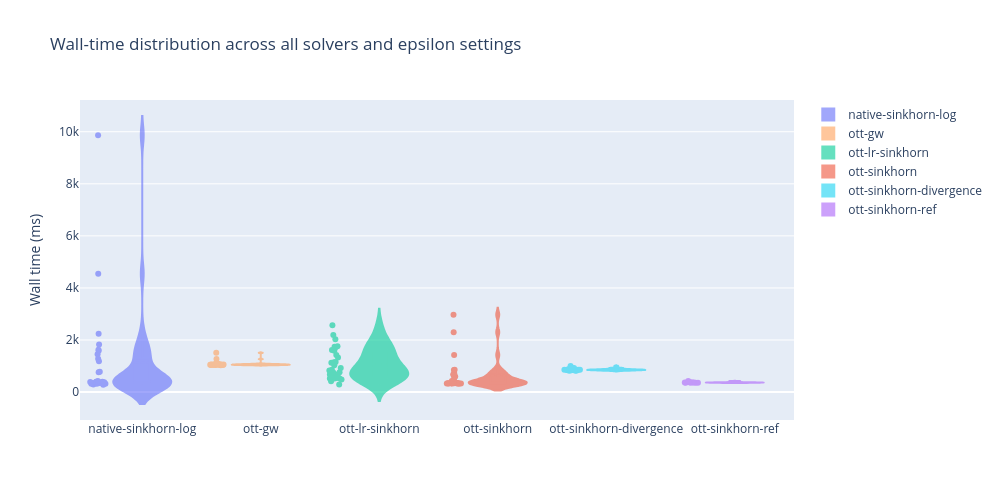

Here is the notebook cell this chart was saved with:
### Code cell
success = all_results[all_results['status'] == 'success'].copy()
for col in ['cost', 'time']:
    if col in success.columns:
        success[col] = success[col].apply(lambda v: float(v) if v is not None else float('nan'))

fig_violin = go.Figure()
for solver_name, grp in success.groupby('name'):
    valid_time = grp['time'].dropna()
    if valid_time.empty:
        continue
    fig_violin.add_trace(go.Violin(
        y=valid_time,
        name=solver_name,
        line_color=solver_color(solver_name),
        fillcolor=solver_color(solver_name),
        box_visible=True,
        meanline_visible=True,
        points='all',
        opacity=0.6,
    ))

fig_violin.update_yaxes(title_text='Wall time (ms)')
fig_violin.update_layout(
    height=500,
    width=1000,
    title='Wall-time distribution across all solvers and epsilon settings',
)
fig_violin.show()

### Figure 1 — Plotly figure (JSON) as saved in the notebook; plotly's stock layout.template omitted (floating-point values rounded to 4 significant figures)
{"data": [{"box": {"visible": true}, "fillcolor": "#636EFA", "line": {"color": "#636EFA"}, "meanline": {"visible": true}, "name": "native-sinkhorn-log", "opacity": 0.6, "points": "all", "type": "violin", "y": [399.2, 395.1, 389.3, 427.9, 289.4, 347.4, 349.4, 323.5, 281.0, 383.2, 315.3, 371.0, 374.3, 322.6, 342.9, 778.7, 381.0, 395.8, 346.6, 320.0, 1627.0, 1823.0, 762.1, 1276.0, 9865.0, 4548.0, 2244.0, 1587.0, 1454.0, 1181.0]}, {"box": {"visible": true}, "fillcolor": "#FFA15A", "line": {"color": "#FFA15A"}, "meanline": {"visible": true}, "name": "ott-gw", "opacity": 0.6, "points": "all", "type": "violin", "y": [1507.0, 1045.0, 1084.0, 1073.0, 1056.0, 1034.0, 1050.0, 1048.0, 1036.0, 1051.0, 1048.0, 1039.0, 1045.0, 1042.0, 1065.0, 1096.0, 1079.0, 1051.0, 1062.0, 1063.0, 1268.0, 1070.0, 1054.0, 1059.0, 1069.0, 1068.0, 1044.0, 1039.0, 1075.0, 1067.0]}, {"box": {"visible": true}, "fillcolor": "#00CC96", "line": {"color": "#00CC96"}, "meanline": {"visible": true}, "name": "ott-lr-sinkhorn", "opacity": 0.6, "points": "all", "type": "violin", "y": [1154.0, 517.1, 481.9, 833.2, 534.6, 291.9, 675.7, 523.4, 760.6, 419.9, 1328.0, 672.1, 647.2, 859.1, 1126.0, 553.9, 1737.0, 744.5, 1428.0, 525.5, 2031.0, 1585.0, 1148.0, 1618.0, 1762.0, 925.3, 2196.0, 1720.0, 2568.0, 1028.0]}, {"box": {"visible": true}, "fillcolor": "#EF553B", "line": {"color": "#EF553B"}, "meanline": {"visible": true}, "name": "ott-sinkhorn", "opacity": 0.6, "points": "all", "type": "violin", "y": [1426.0, 328.2, 323.6, 331.8, 350.1, 338.9, 327.0, 338.8, 335.8, 340.0, 336.5, 337.8, 339.6, 341.0, 422.2, 426.2, 333.9, 346.6, 337.8, 344.4, 673.0, 719.2, 518.4, 593.8, 2974.0, 2300.0, 857.3, 679.2, 847.6, 611.9]}, {"box": {"visible": true}, "fillcolor": "#19D3F3", "line": {"color": "#19D3F3"}, "meanline": {"visible": true}, "name": "ott-sinkhorn-divergence", "opacity": 0.6, "points": "all", "type": "violin", "y": [858.1, 884.9, 820.4, 833.8, 846.8, 854.3, 815.3, 826.8, 846.0, 863.5, 845.8, 843.8, 885.3, 836.9, 859.0, 878.5, 866.4, 880.8, 924.2, 911.9, 856.1, 1001.0, 862.9, 851.2, 928.9, 920.4, 838.1, 847.9, 862.1, 860.8]}, {"box": {"visible": true}, "fillcolor": "#AB63FA", "line": {"color": "#AB63FA"}, "meanline": {"visible": true}, "name": "ott-sinkhorn-ref", "opacity": 0.6, "points": "all", "type": "violin", "y": [421.4, 366.2, 355.0, 369.3, 365.4, 356.3, 361.1, 371.6, 379.9, 367.9]}], "layout": {"height": 500, "title": {"text": "Wall-time distribution across all solvers and epsilon settings"}, "width": 1000, "yaxis": {"title": {"text": "Wall time (ms)"}}}}
